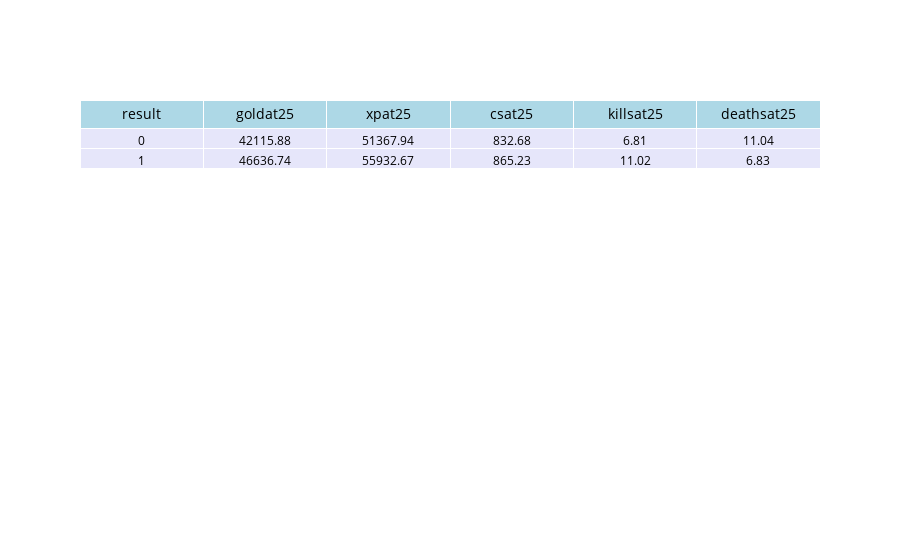

Here is the notebook cell this chart was saved with:
### Markdown cell above
#  Interesting Aggregates

### Code cell
import plotly.graph_objects as go

summary = data.groupby('result')[[
    'goldat25', 'xpat25', 'csat25', 'killsat25', 'deathsat25'
]].mean().round(2).reset_index()

aggregate_table = go.Figure(data=[go.Table(
    header=dict(
        values=list(summary.columns),
        fill_color='lightblue',
        align='center',
        font=dict(color='black', size=14)
    ),
    cells=dict(
        values=[summary[col] for col in summary.columns],
        fill_color='lavender',
        align='center',
        font=dict(color='black', size=12)
    ))
])
aggregate_table.show()

### Figure 1 — Plotly figure (JSON) as saved in the notebook; plotly's stock layout.template omitted (floating-point values rounded to 4 significant figures)
{"data": [{"cells": {"align": "center", "fill": {"color": "lavender"}, "font": {"color": "black", "size": 12}, "values": [[0, 1], [42120.0, 46640.0], [51370.0, 55930.0], [832.7, 865.2], [6.81, 11.02], [11.04, 6.83]]}, "header": {"align": "center", "fill": {"color": "lightblue"}, "font": {"color": "black", "size": 14}, "values": ["result", "goldat25", "xpat25", "csat25", "killsat25", "deathsat25"]}, "type": "table"}], "layout": {}}
